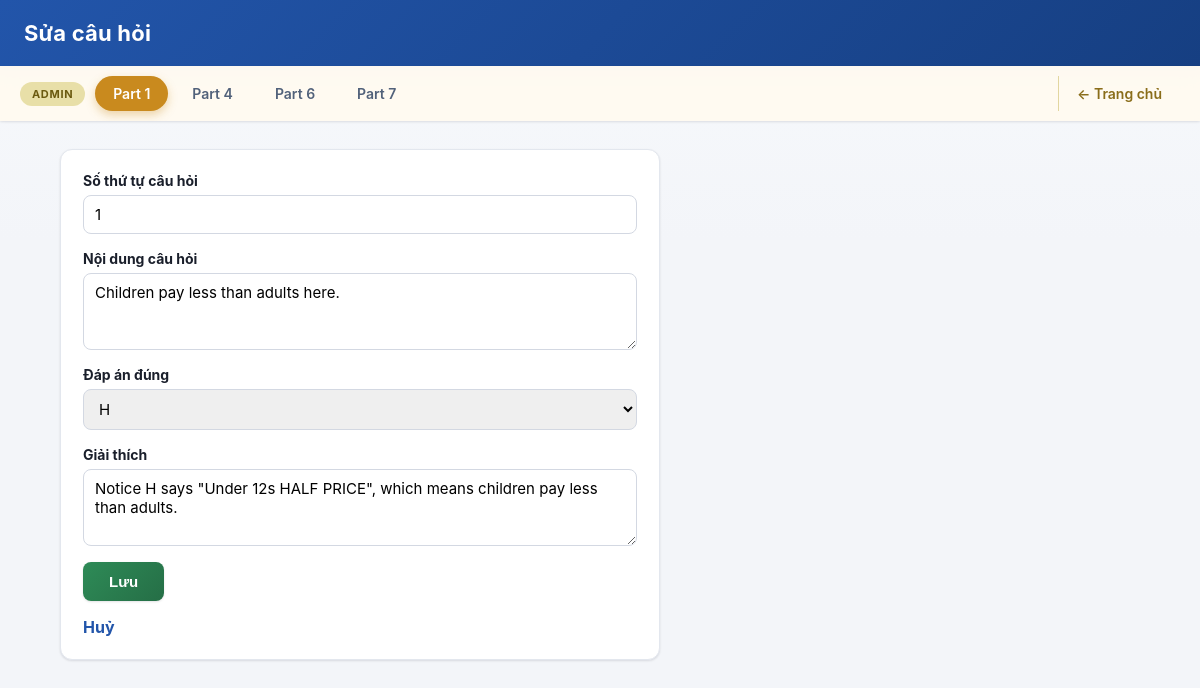
Screenshot of /index.php?controller=admin&action=questionForm&id=1 with the database file from the repository.
### tables this page shows
CREATE TABLE ket_questions (
    id INT PRIMARY KEY AUTO_INCREMENT,
    test_id INT NOT NULL,
    question_number INT NOT NULL,
    question_text VARCHAR(500) NOT NULL,
    correct_answer CHAR(1) NOT NULL,
    explanation VARCHAR(500) NULL,
    CONSTRAINT fk_questions_test
        FOREIGN KEY (test_id) REFERENCES ket_tests(id)
        ON DELETE CASCADE
);

### app/controllers/Controller.php (called while the page is built, shortened)
<?php
class Controller
{
    protected function render(string $view, array $data = []): void
    {
        extract($data);
        require __DIR__ . '/../views/' . $view . '.php';
    }
}

### app/controllers/AdminController.php (called while the page is built, shortened)
<?php
class AdminController extends Controller
{
    private Question $questionModel;
    public function __construct(private PDO $pdo)
    {
        $this->questionModel = new Question($pdo);
    }
    public function questionForm(): void
    {
        $id = isset($_GET['id']) ? (int) $_GET['id'] : 0;
        $question = $id > 0 ? $this->questionModel->getQuestionById($id) : null;
        $this->render('admin/question_form', ['question' => $question]);
    }
}

### public/index.php (called while the page is built, shortened)
<?php
require_once __DIR__ . '/../config/database.php';
require_once __DIR__ . '/../app/models/Question.php';
require_once __DIR__ . '/../app/controllers/Controller.php';
require_once __DIR__ . '/../app/controllers/AdminController.php';
$controllerName = $_GET['controller'] ?? 'home';
$actionName = $_GET['action'] ?? 'index';
switch ($controllerName) {
    case 'admin':
        $controller = new AdminController($pdo);
        break;
}
$controller->$actionName();

### app/models/Question.php (called while the page is built, shortened)
<?php
class Question
{
    private PDO $pdo;
    public function __construct(PDO $pdo)
    {
        $this->pdo = $pdo;
    }
    public function getQuestionById(int $id): ?array
    {
        $stmt = $this->pdo->prepare('SELECT * FROM ket_questions WHERE id = ?');
        $stmt->execute([$id]);
        $question = $stmt->fetch();
        return $question !== false ? $question : null;
    }
}

### app/views/admin/question_form.php (the view, shortened to what this page needs)
<!DOCTYPE html>
<html lang="vi">
<head>
<link rel="stylesheet" href="css/style.css">
</head>
<body>
<header class="site-header">
    <h1><?= !empty($question['id']) ? 'Sửa câu hỏi' : 'Thêm câu hỏi mới' ?></h1>
</header>
<?php $activeAdminTab = 'admin1'; require __DIR__ . '/../partials/admin_nav_tabs.php'; ?>
<main class="page">
    <form
        method="POST"
        action="index.php?controller=admin&amp;action=questionForm<?= !empty($question['id']) ? '&amp;id=' . (int) $question['id'] : '' ?>"
        class="admin-form"
    >
        <label>
            Số thứ tự câu hỏi
            <input type="number" name="question_number" min="1" value="<?= htmlspecialchars((string) ($question['question_number'] ?? '')) ?>" required>
        </label>
        <label>
            Nội dung câu hỏi
            <textarea name="question_text" rows="3" required><?= htmlspecialchars($question['question_text'] ?? '') ?></textarea>
        </label>
        <label>
            Đáp án đúng
            <select name="correct_answer" required>
                <?php foreach (['A', 'B', 'C', 'D', 'E', 'F', 'G', 'H'] as $letter): ?>
                <option value="<?= $letter ?>" <?= (($question['correct_answer'] ?? '') === $letter) ? 'selected' : '' ?>><?= $letter ?></option>
                <?php endforeach; ?>
            </select>
        </label>
        <label>
            Giải thích
            <textarea name="explanation" rows="3"><?= htmlspecialchars($question['explanation'] ?? '') ?></textarea>
        </label>
        <button type="submit">Lưu</button>
        <a href="index.php?controller=admin&amp;action=index" class="btn-link">Huỷ</a>
    </form>
</main>
</body>
</html>

### public/css/style.css (style rules this page uses)
:root { --color-primary: #2255aa; --color-primary-dark: #163f82; --color-primary-light: #eef4fc; --color-success: #2e8b57; --color-success-dark: #256e46; --color-danger: #c0392b; --color-danger-dark: #a5301f; --color-admin: #c98a1e; --color-admin-dark: #a3700f; --color-text: #1a1f2b; --color-text-muted: #667085; --color-border: #e3e7ee; --color-bg: #f3f5f9; --color-surface: #ffffff; --radius-sm: 8px; --radius-md: 12px; --radius-lg: 16px; --radius-pill: 999px; --shadow-sm: 0 1px 2px rgba(16, 24, 40, 0.06), 0 1px 3px rgba(16, 24, 40, 0.06); --shadow-md: 0 6px 16px rgba(16, 24, 40, 0.08); --shadow-lg: 0 16px 32px rgba(16, 24, 40, 0.14); --transition-fast: 0.15s ease; }
* { box-sizing: border-box; }
body { margin: 0; font-family: -apple-system, BlinkMacSystemFont, "Segoe UI", Roboto, Helvetica, Arial, sans-serif; background: linear-gradient(180deg, #f7f9fc 0%, var(--color-bg) 240px); color: var(--color-text); -webkit-font-smoothing: antialiased; }
.site-header { background: linear-gradient(135deg, var(--color-primary) 0%, var(--color-primary-dark) 100%); color: #ffffff; padding: 20px 24px; box-shadow: 0 2px 10px rgba(22, 63, 130, 0.25); }
.site-header h1 { margin: 0; font-size: 22px; font-weight: 700; letter-spacing: 0.2px; }
.page { width: 90%; max-width: 1100px; margin: 28px auto 64px; }
.btn-link { display: inline-block; color: var(--color-primary); text-decoration: none; font-weight: 700; transition: color var(--transition-fast); }
.admin-form { background: var(--color-surface); border: 1px solid var(--color-border); border-radius: var(--radius-md); box-shadow: var(--shadow-sm); padding: 22px; max-width: 600px; display: flex; flex-direction: column; gap: 16px; }
.admin-form label { display: flex; flex-direction: column; gap: 6px; font-weight: 700; font-size: 14px; color: var(--color-text); }
.admin-form input, .admin-form select, .admin-form textarea { font-family: inherit; font-size: 15px; padding: 9px 11px; border: 1px solid #d3d8e2; border-radius: var(--radius-sm); font-weight: normal; transition: border-color var(--transition-fast), box-shadow var(--transition-fast); }
.admin-form button { align-self: flex-start; background: linear-gradient(135deg, var(--color-success) 0%, var(--color-success-dark) 100%); color: #ffffff; border: none; border-radius: var(--radius-sm); padding: 11px 26px; font-size: 15px; font-weight: 700; cursor: pointer; box-shadow: var(--shadow-sm); transition: transform var(--transition-fast), box-shadow var(--transition-fast), filter var(--transition-fast); }

### rows the page displays
ket_questions: question_number "1", question_text "Children pay less than adults here.", correct_answer "H", explanation "Notice H says \"Under 12s HALF PRICE\", which means children pay less than adults."

### other values shown
$tab['label'] "Part 1"
$tab['label'] "Part 4"
$tab['label'] "Part 6"
$tab['label'] "Part 7"
